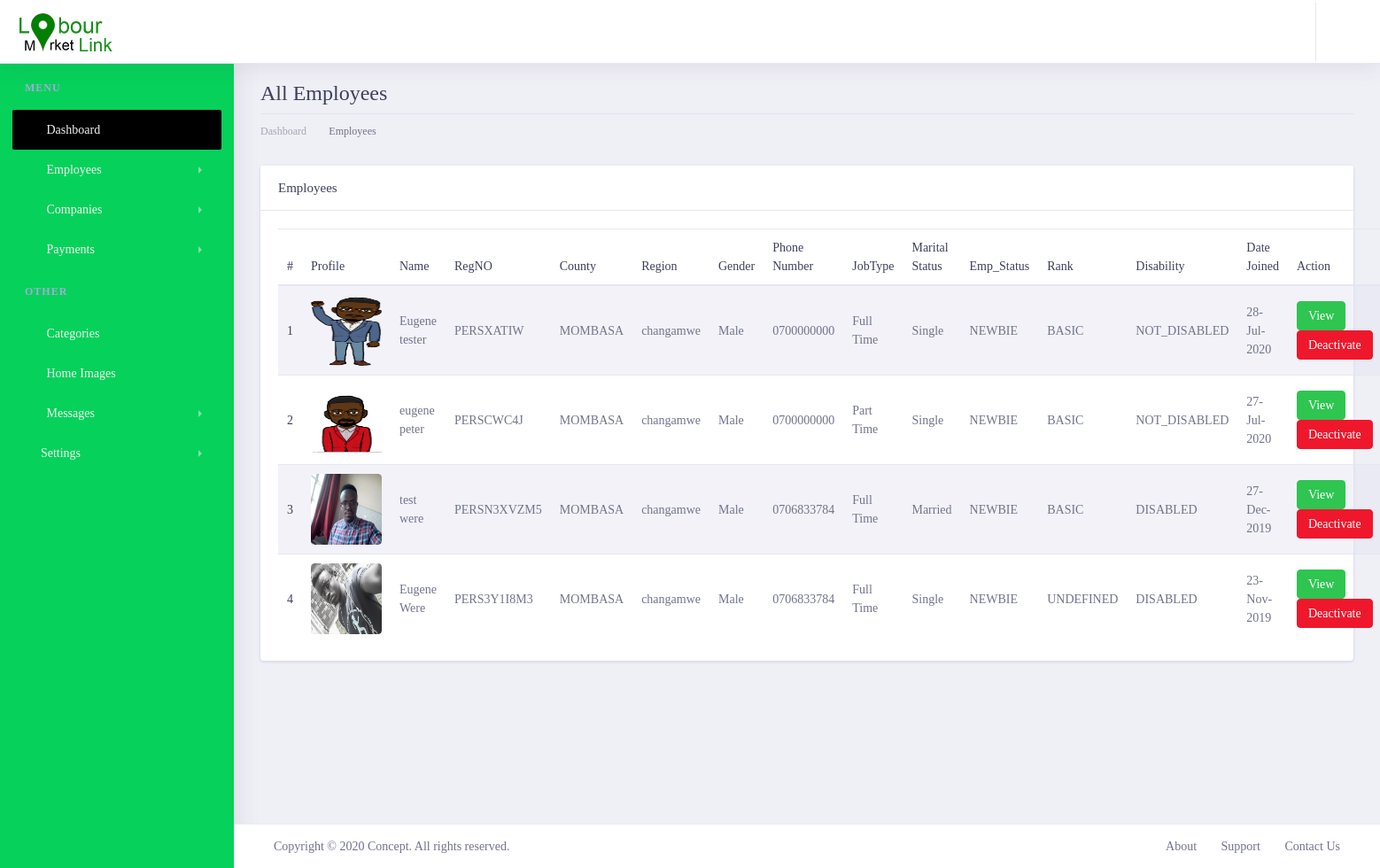
Before: /lmladmin/allemployees/ (signed in) with the older database file.
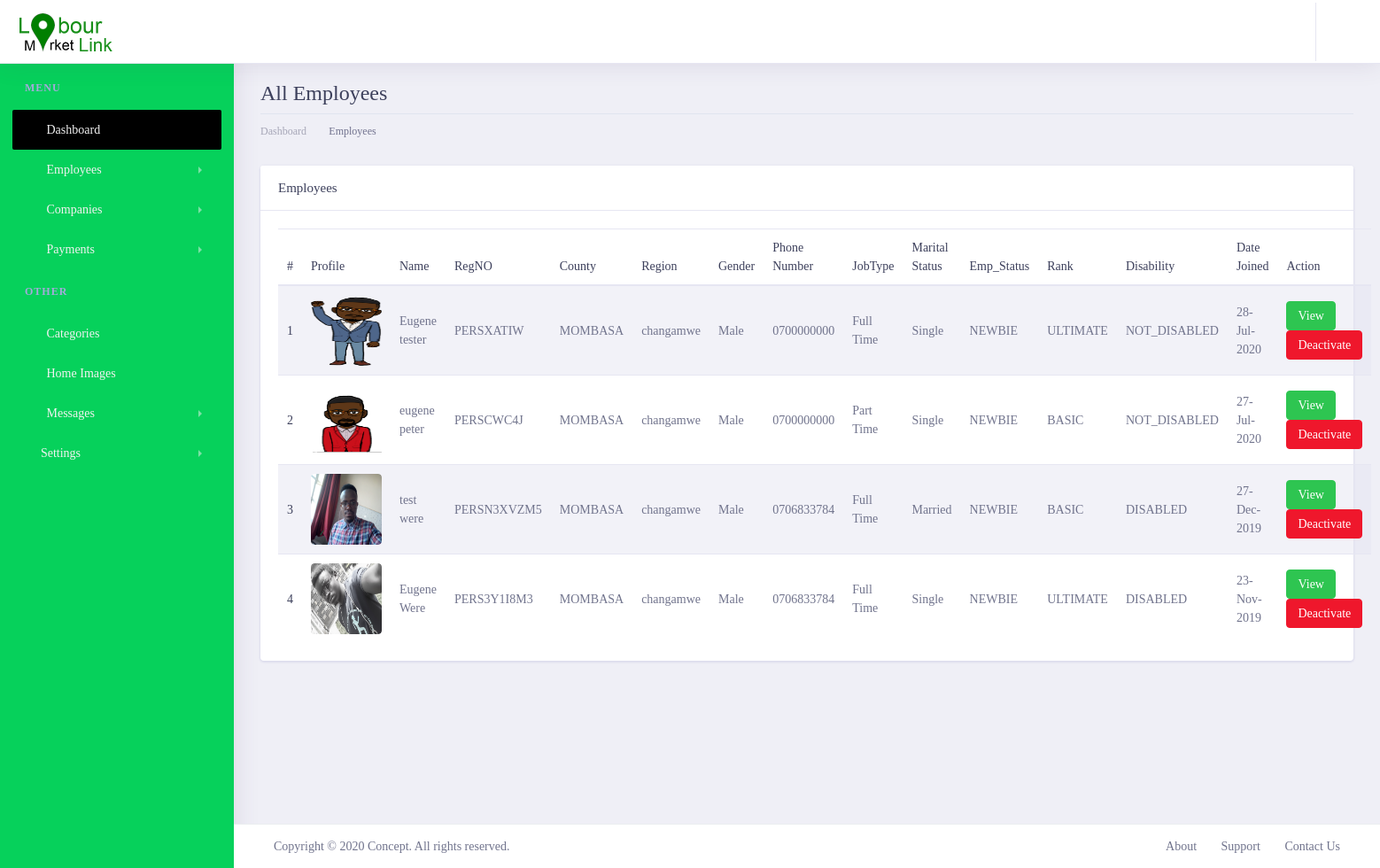
After: the same page with the newer database file.
### lmlappadmin/models.py (models this page shows, shortened)
class Customer(get_user_model()):
    profile_image = models.ImageField(max_length=200, upload_to='customerImages', null=True, blank=True)
    regpayment = models.ForeignKey(CustomerPayments, on_delete=models.CASCADE, null=True, blank=True)
    country = models.CharField(max_length=100,null=False, blank=False)
    county = models.ForeignKey(County, on_delete=models.CASCADE, null=False, blank=False)
    region = models.ForeignKey(Region, on_delete=models.CASCADE, null=False, blank=False)
    gender = models.CharField(max_length=100,null=False, blank=False)
    category = models.ForeignKey(Category, on_delete=models.CASCADE, max_length=200, null=False, blank=False)
    phone_number = models.CharField(max_length=20, null=False, blank=False)
    date_of_birth = models.DateField(default=datetime.datetime.now)
    landmark = models.CharField(max_length=100,null=True, blank=True)
    huduma_no = models.CharField(max_length=100,null=True, blank=True)
    job_type = models.CharField(max_length=200, null=False, blank=False)
    disability = models.TextField(null=True, blank=True)
    marital_status = models.CharField(max_length=100,null=True, blank=True)
    created_at = models.DateTimeField(auto_now_add=True)
    updated_at = models.DateTimeField(auto_now=True)
    biography = models.TextField()
    PERSONNEL_STATUS = {
        ('NEWBIE', 'Newbie'),
        ('REGISTERED_CONFIRMED', 'Registerd_confirmed'),
        ('DEACTIVATED', 'Deactivated'),
    }
    status = models.CharField(choices=PERSONNEL_STATUS, default='NEWBIE', max_length=200, null=False, blank=False)
    RANK_STATUS = {
        ('BASIC', 'Basic'),
        ('PREMIUM', 'Premium'),
        ('ULTIMATE', 'Ultimate'),
    }
    rank_status = models.CharField(choices=RANK_STATUS, default='BASIC', max_length=200, null=False, blank=False)
    DISABILITY_STATUS=[
        ('DISABLED','Disabled'),
        ('NOT_DISABLED','Not_Disabled')
    ]
    disability_status =models.CharField(choices=DISABILITY_STATUS, default='NOT_DISABLED', max_length=200, null=True, blank=False)
    class Meta:
        verbose_name = 'Customer'
        verbose_name_plural = 'Customers'
    @property
    def customer_reg_no(self):
        regno = CustomerRegNo.objects.filter(customer=self).first()
        if regno:
            return regno.personel_reg_no
        else:
            return 'NO_REGNO_ON_THIS_GUY'

class CustomerRegNo(models.Model):
    customer = models.ForeignKey(Customer, on_delete=models.CASCADE)
    personel_reg_no = models.CharField(max_length=100, null=False, blank=False, unique=True)
    created_at = models.DateTimeField(auto_now_add=True)
    updated_at = models.DateTimeField(auto_now=True)

class County(models.Model):
    county_number = models.IntegerField(null=False,blank=False)
    county = models.CharField(max_length=200,null=False,blank=False)
    created_at = models.DateTimeField(auto_now_add=True)
    updated_at = models.DateTimeField(auto_now=True)
    def __str__(self):
        return '%s' % (self.county)

class Region(models.Model):
    county_number = models.IntegerField(null=False,blank=False)
    region = models.CharField(max_length=200,null=False,blank=False)
    ward = models.CharField(max_length=200,null=False,blank=False)
    created_at = models.DateTimeField(auto_now_add=True)
    updated_at = models.DateTimeField(auto_now=True)
    def __str__(self):
        return '%s' % (self.region)

### lmlappadmin/views.py (the view)
# urls.py: path('allemployees/',views.employees, name='employees'),
@login_required()
def employees(request):
    employees = Customer.objects.order_by('-created_at')
    context = {
        'title': 'Employees',
        'customers': employees,
    }
    return render(request,'employee/allemployees.html', context)

### lmlapp/templatetags/call_methods.py (called while the page is built)
@register.filter(name='contactushome')
def comments(request):
    contactushome = ContactUsHome.objects.filter(status="UNREAD").order_by("-created_at")
    if contactushome is not None:
        return contactushome
    return False

@register.filter(name='contactushomecount')
def commentscount(request):
    contactushomecount = ContactUsHome.objects.count()
    if contactushomecount > 0:
        return contactushomecount
    return False

### lmlappadmin/templates/employee/allemployees.html (shortened to what the changed rows need)
{% extends 'admin/layout.html' %}
{% load static %}
{% block content %}
       <div class="dashboard-wrapper ml-0">
            <div class="container-fluid  dashboard-content">
                <div class="row">
                    <div class="col-xl-12 col-lg-12 col-md-12 col-sm-12 col-12">
                        <div class="page-header">
                            <h2 class="pageheader-title"> All Employees</h2>
                        </div>
                    </div>
                </div>
                <div class="row">
                    <div class="col-xl-12 col-lg-12 col-md-12 col-sm-12 col-12">
                            <div class="card">
                                <div class="card-body">
                                    <table class="table table-striped">
                                        <thead>
                                            <tr>
                                                <th scope="col">#</th>
                                                <th scope="col">Profile</th>
                                                <th scope="col">Name</th>
                                                <th scope="col">RegNO</th>
                                                <th scope="col">County</th>
                                                <th scope="col">Region</th>
                                                <th scope="col">Gender</th>
                                                <th scope="col">Phone Number</th>
                                                <th scope="col">JobType</th>
                                                <th scope="col">Marital Status</th>
                                                <th scope="col">Emp_Status</th>
                                                <th scope="col">Rank</th>
                                                <th scope="col">Disability</th>
                                                <th scope="col">Date Joined</th>
                                                <th scope="col">Action</th>
                                            </tr>
                                        </thead>
                                        <tbody>
                                            {% for employee in customers %}
                                                <tr>
                                                    <th scope="row">{{forloop.counter}}</th>
                                                    <td>
                                                        <div style="width: 80px; height: 80px; overflow: hidden;" class="rounded">
                                                            <img class="w-100 h-100 rounded" src="{{ employee.profile_image.url }}" alt="">
                                                        </div>
                                                    </td>
                                                    <td>{{employee.first_name}} {{ employee.last_name }}</td>
                                                    <td>{{employee.customer_reg_no}}</td>
                                                    <td>{{employee.county}}</td>
                                                    <td>{{employee.region}}</td>
                                                    <td>{{employee.gender}}</td>
                                                    <td>{{employee.phone_number}}</td>
                                                    <td>{{employee.job_type }}</td>
                                                    <td>{{employee.marital_status}}</td>
                                                    <td>{{employee.status}}</td>
                                                    <td>{{employee.rank_status}}</td>
                                                    <td>{{employee.disability_status}}</td>
                                                    <td>{{employee.created_at|date:'d-M-Y'}}</td>
                                                    <td>
                                                        <a href="" class="btn btn-success btn-sm rounded">View</a>
                                                        <a href="" class="btn btn-danger btn-sm rounded">Deactivate</a>
                                                    </td>
                                                </tr>
                                            {%  endfor  %}
                                        </tbody>
                                    </table>
                                </div>
                            </div>
                        </div>
                </div>
            </div>
        </div>
{% endblock content %}

Changed rows visible on the page:
changed Customer "28-Jul-2020": rank_status "BASIC" → "ULTIMATE"
changed Customer "23-Nov-2019": rank_status "UNDEFINED" → "ULTIMATE"
